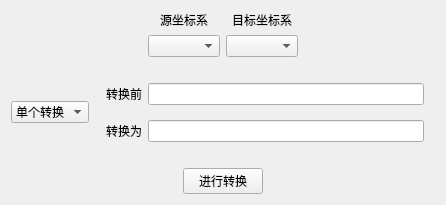
<?xml version="1.0" encoding="UTF-8"?>
<ui version="4.0">
 <class>Widget</class>
 <widget class="QWidget" name="Widget">
  <property name="geometry">
   <rect>
    <x>0</x>
    <y>0</y>
    <width>446</width>
    <height>205</height>
   </rect>
  </property>
  <property name="windowTitle">
   <string>Widget</string>
  </property>
  <layout class="QGridLayout" name="gridLayout_5">
   <item row="0" column="0">
    <spacer name="horizontalSpacer">
     <property name="orientation">
      <enum>Qt::Horizontal</enum>
     </property>
     <property name="sizeHint" stdset="0">
      <size>
       <width>115</width>
       <height>20</height>
      </size>
     </property>
    </spacer>
   </item>
   <item row="0" column="1" colspan="3">
    <layout class="QGridLayout" name="gridLayout_3">
     <item row="0" column="0">
      <widget class="QLabel" name="label_3">
       <property name="text">
        <string>源坐标系</string>
       </property>
       <property name="alignment">
        <set>Qt::AlignCenter</set>
       </property>
      </widget>
     </item>
     <item row="0" column="1">
      <widget class="QLabel" name="label_4">
       <property name="text">
        <string>目标坐标系</string>
       </property>
       <property name="alignment">
        <set>Qt::AlignCenter</set>
       </property>
      </widget>
     </item>
     <item row="1" column="0">
      <widget class="QComboBox" name="fromGeos"/>
     </item>
     <item row="1" column="1">
      <widget class="QComboBox" name="destGeos"/>
     </item>
    </layout>
   </item>
   <item row="0" column="4">
    <spacer name="horizontalSpacer_2">
     <property name="orientation">
      <enum>Qt::Horizontal</enum>
     </property>
     <property name="sizeHint" stdset="0">
      <size>
       <width>115</width>
       <height>20</height>
      </size>
     </property>
    </spacer>
   </item>
   <item row="1" column="0" colspan="5">
    <layout class="QGridLayout" name="gridLayout_4">
     <item row="0" column="0">
      <widget class="QComboBox" name="fileOption">
       <item>
        <property name="text">
         <string>单个转换</string>
        </property>
       </item>
       <item>
        <property name="text">
         <string>读取文件</string>
        </property>
       </item>
      </widget>
     </item>
     <item row="0" column="1">
      <widget class="QStackedWidget" name="stackedWidget">
       <property name="currentIndex">
        <number>0</number>
       </property>
       <widget class="QWidget" name="oneTransform">
        <layout class="QGridLayout" name="gridLayout">
         <item row="0" column="0">
          <widget class="QLabel" name="label">
           <property name="text">
            <string>转换前</string>
           </property>
          </widget>
         </item>
         <item row="0" column="1">
          <widget class="QLineEdit" name="lineEditBegin"/>
         </item>
         <item row="1" column="0">
          <widget class="QLabel" name="label_2">
           <property name="text">
            <string>转换为</string>
           </property>
          </widget>
         </item>
         <item row="1" column="1">
          <widget class="QLineEdit" name="lineEditAfter"/>
         </item>
        </layout>
       </widget>
       <widget class="QWidget" name="fileTransform">
        <layout class="QGridLayout" name="gridLayout_2">
         <item row="0" column="0">
          <widget class="QLineEdit" name="lineEditFileBegin"/>
         </item>
         <item row="0" column="1">
          <widget class="QPushButton" name="buttonFileBegin">
           <property name="text">
            <string>坐标数据</string>
           </property>
          </widget>
         </item>
         <item row="1" column="0">
          <widget class="QLineEdit" name="lineEditFileEnd"/>
         </item>
         <item row="1" column="1">
          <widget class="QPushButton" name="buttonFileEnd">
           <property name="text">
            <string>保存位置</string>
           </property>
          </widget>
         </item>
        </layout>
       </widget>
      </widget>
     </item>
    </layout>
   </item>
   <item row="2" column="0" colspan="2">
    <spacer name="horizontalSpacer_3">
     <property name="orientation">
      <enum>Qt::Horizontal</enum>
     </property>
     <property name="sizeHint" stdset="0">
      <size>
       <width>165</width>
       <height>20</height>
      </size>
     </property>
    </spacer>
   </item>
   <item row="2" column="2">
    <widget class="QPushButton" name="buttonTransform">
     <property name="text">
      <string>进行转换</string>
     </property>
    </widget>
   </item>
   <item row="2" column="3" colspan="2">
    <spacer name="horizontalSpacer_4">
     <property name="orientation">
      <enum>Qt::Horizontal</enum>
     </property>
     <property name="sizeHint" stdset="0">
      <size>
       <width>165</width>
       <height>20</height>
      </size>
     </property>
    </spacer>
   </item>
  </layout>
 </widget>
 <layoutdefault spacing="6" margin="11"/>
 <resources/>
 <connections/>
</ui>
